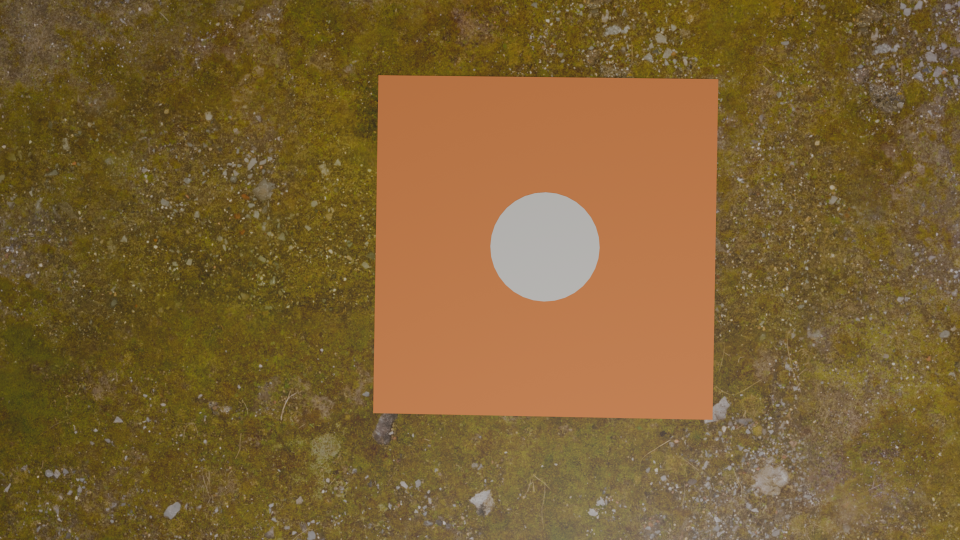
#> input picture Penugasan GamaForce/Tracking Image/trackImage.png, 1920 x 1080 px, found by its file name (shown at 1/2 size)
$ python Tracking.py
#> lines starting #> are read from the running program, lines starting #| are printed output that depends on the picture; after the words box and inside, x2 and y2 are one past the last pixel; in counts of white or black regions, pixels touching at a corner belong together
import cv2
import numpy as np

# Membaca gambar dari folder
image = cv2.imread('Penugasan GamaForce/Tracking Image/trackImage.png')
#> image is the input picture: shape (1080, 1920, 3); mean B, G, R 53.1, 96.6, 124.5

# Mengubah gambar menjadi grayscale
gray = cv2.cvtColor(image, cv2.COLOR_BGR2GRAY)
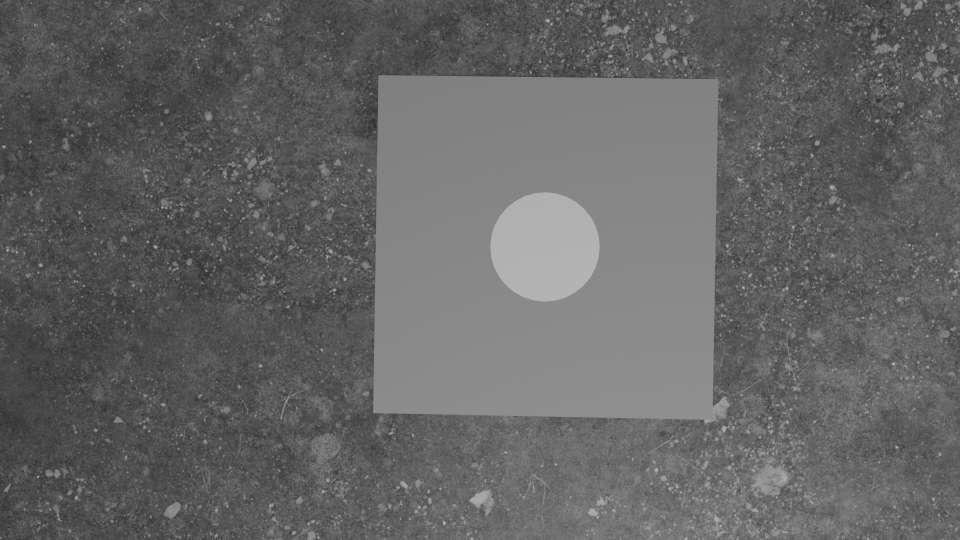
#> gray: shape (1080, 1920) (shown at 1/2 size); min 43, max 183, mean 100


# Lakukan blur untuk mengurangi noise
gray_blurred = cv2.GaussianBlur(gray, (9, 9), 2)

# Gunakan HoughCircles untuk mendeteksi lingkaran
circles = cv2.HoughCircles(gray_blurred,
                           cv2.HOUGH_GRADIENT, dp=1.2, minDist=1200,
                           param1=50, param2=30, minRadius=20, maxRadius=150)
#> circles = [[1089, 492.6, 108.8]]

# Cek apakah lingkaran ditemukan
if circles is not None:
    circles = np.round(circles[0, :]).astype("int")
#> circles = [[1089, 493, 109]]
    # Looping di setiap lingkaran yang terdeteksi
    for (x, y, r) in circles:
        # Gambar tanda + di pusat lingkaran
        line_length = 20
        cv2.line(image, (x - line_length, y), (x + line_length, y), (255, 0, 0), 2)  # Garis horizontal
        cv2.line(image, (x, y - line_length), (x, y + line_length), (255, 0, 0), 2)  # Garis vertikal

        # Bikin kotak kecil
        sisi_kecil = 110
        cv2.rectangle(image, (x - sisi_kecil, y - sisi_kecil), (x + sisi_kecil, y + sisi_kecil), (0, 255, 0), 2)

        # Bikin kotak besar
        sisi_besar = 345
        cv2.rectangle(image, (x - sisi_besar, y - sisi_besar), (x + sisi_besar, y + sisi_besar), (0, 0, 255), 2)
#> this loop made 1 pass
#> (x, y, r, line_length, sisi_kecil, sisi_besar) on pass 1: (1089, 493, 109, 20, 110, 345)
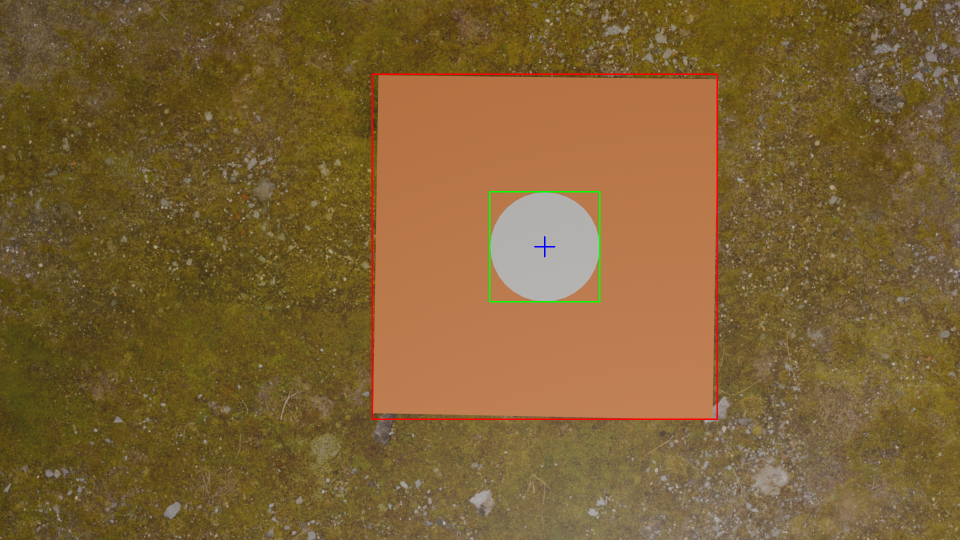
#> image: shape (1080, 1920, 3) (shown at 1/2 size); 0.54% of pixels changed, all inside (x1, y1, x2, y2) = (743, 147, 1436, 840)
else:
    print("Tidak ada lingkaran yang terdeteksi")


# Menamakan windows
cv2.namedWindow("Sigma deteksi", cv2.WINDOW_NORMAL)
cv2.resizeWindow("Sigma deteksi", 700, 400)

# Menyimpan hasil
cv2.imwrite("Hasil_Sigma.png", image)

# Tampilkan hasil
cv2.imshow("Sigma deteksi", image)
cv2.waitKey(0)
cv2.destroyAllWindows()
